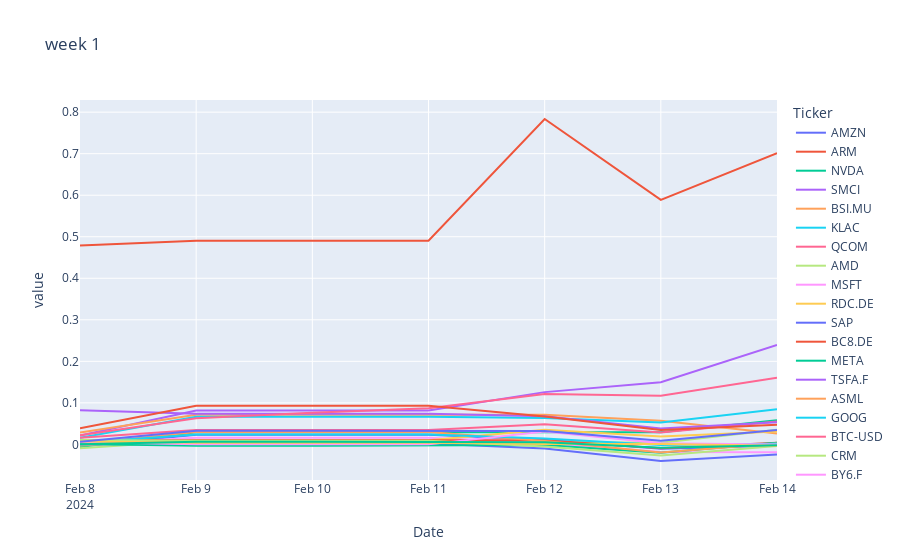
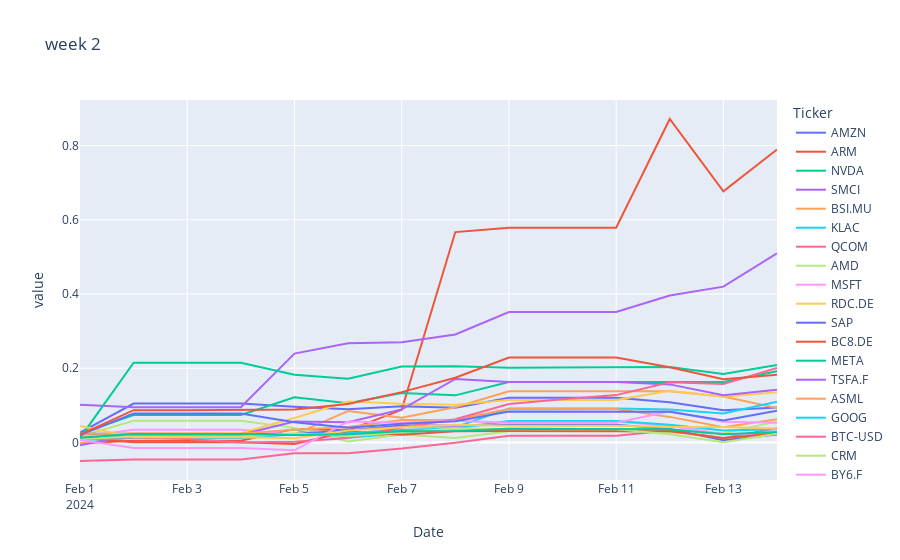
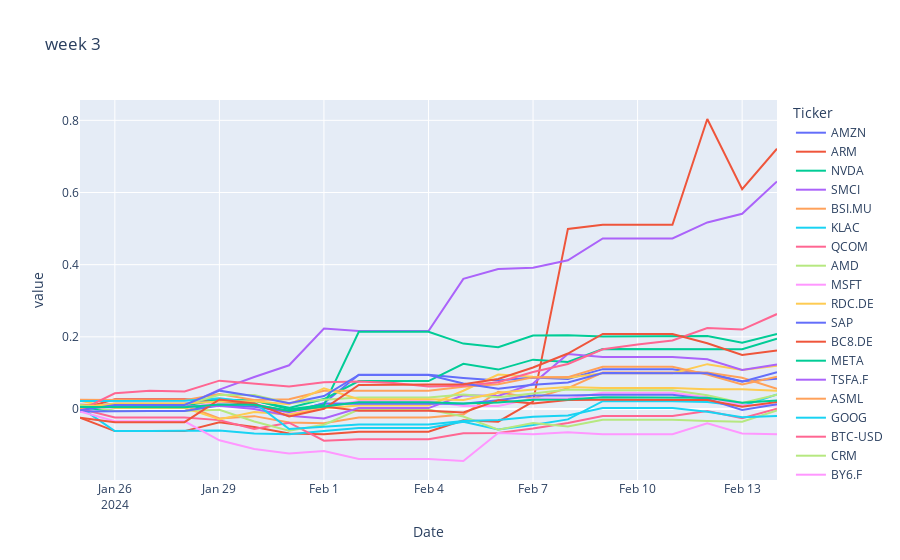
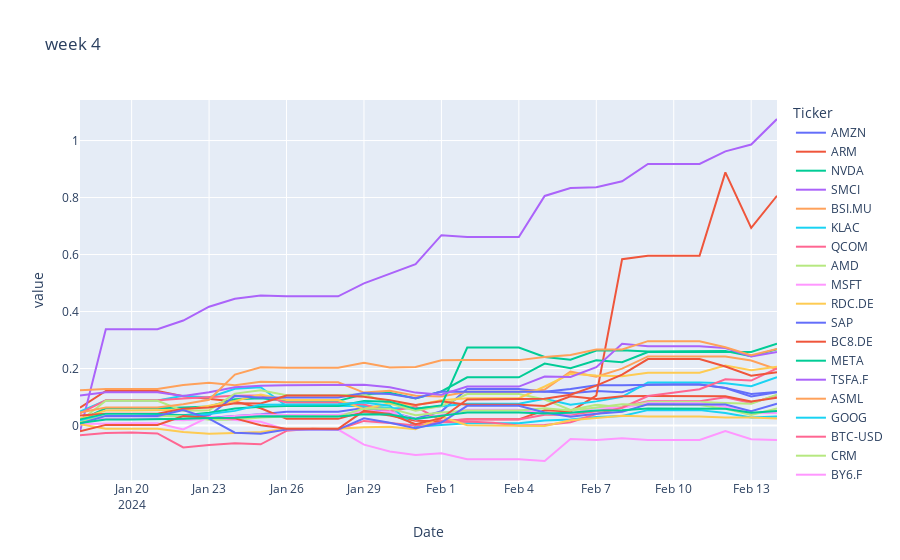

Notebook source saved alongside these figures, in order:
### Code cell
import plotly.graph_objects as go
import plotly.express as px
from datetime import datetime, timedelta

for i in range(1, 5):
    # Calculate the date i weeks ago
    three_months_ago = datetime.today() - timedelta(days=i*7)
    # Convert the date to a string in the desired format
    date_string = three_months_ago.strftime("%Y-%m-%d")
    tmp = df[df.index >= date_string].copy()

    for symbol in symbols:
        tmp["Cum Adj Daily Return", symbol] = tmp["Adj Daily Return", symbol].cumsum()

    # Create a scatter plot
    fig = px.line(tmp['Cum Adj Daily Return'], title=f"week {i}")
    # Show the plot
    fig.show()
